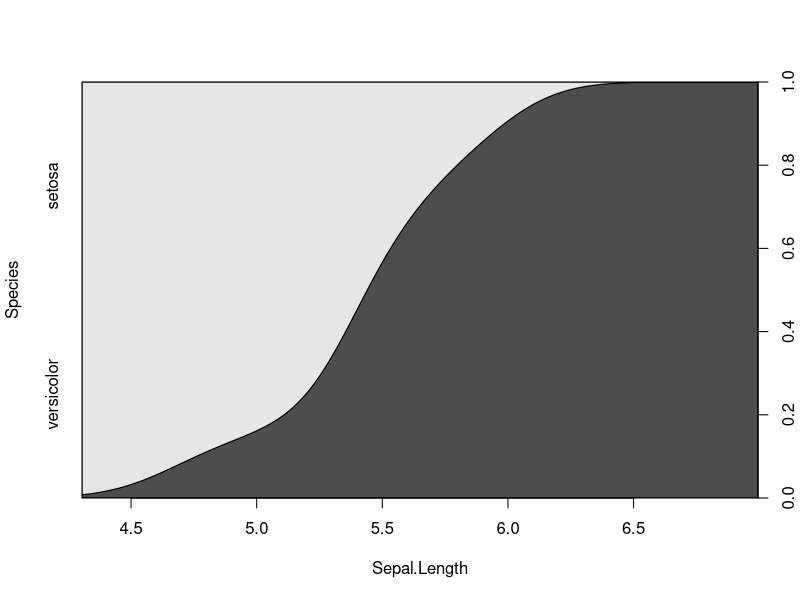
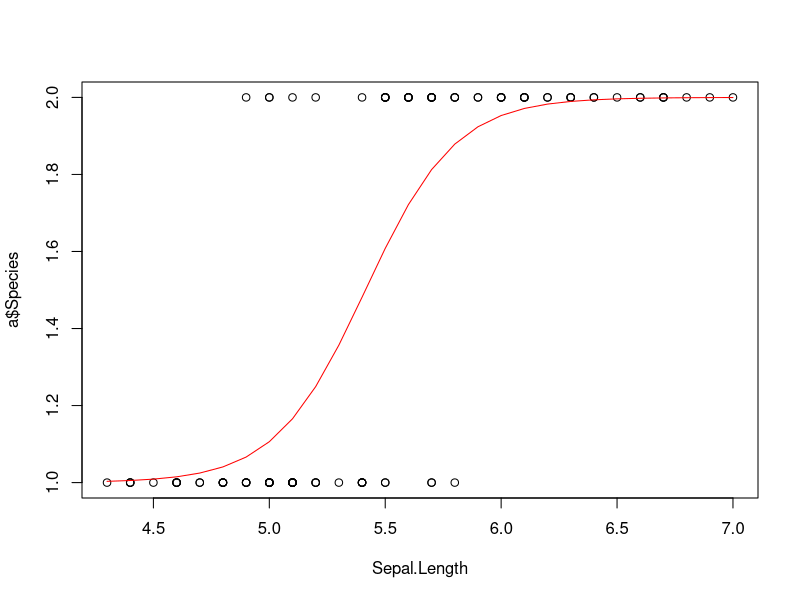

Source code (R) for these figures, in order:
data(iris)
a<- subset(iris, Species =="setosa" | Species == "versicolor")
a$Species <- factor(a$Species)
str(a)

b<- glm(Species~Sepal.Length,data=a,family = binomial)
summary(b)
coef(b)
exp(coef(b)['Sepal.Length'])

fitted(b)[c(1:5,96:100)]
predict(b, newdata=a[c(1,50,51,100),],type="response")

cdplot(Species~Sepal.Length, data=a)

plot(a$Sepal.Length,a$Species,xlab="Sepal.Length")
x=seq(min(a$Sepal.Length),max(a$Sepal.Length),0.1)
lines(x,1+(1/(1+(1/exp(-27.831+5.140*x)))),type="l",col="red")